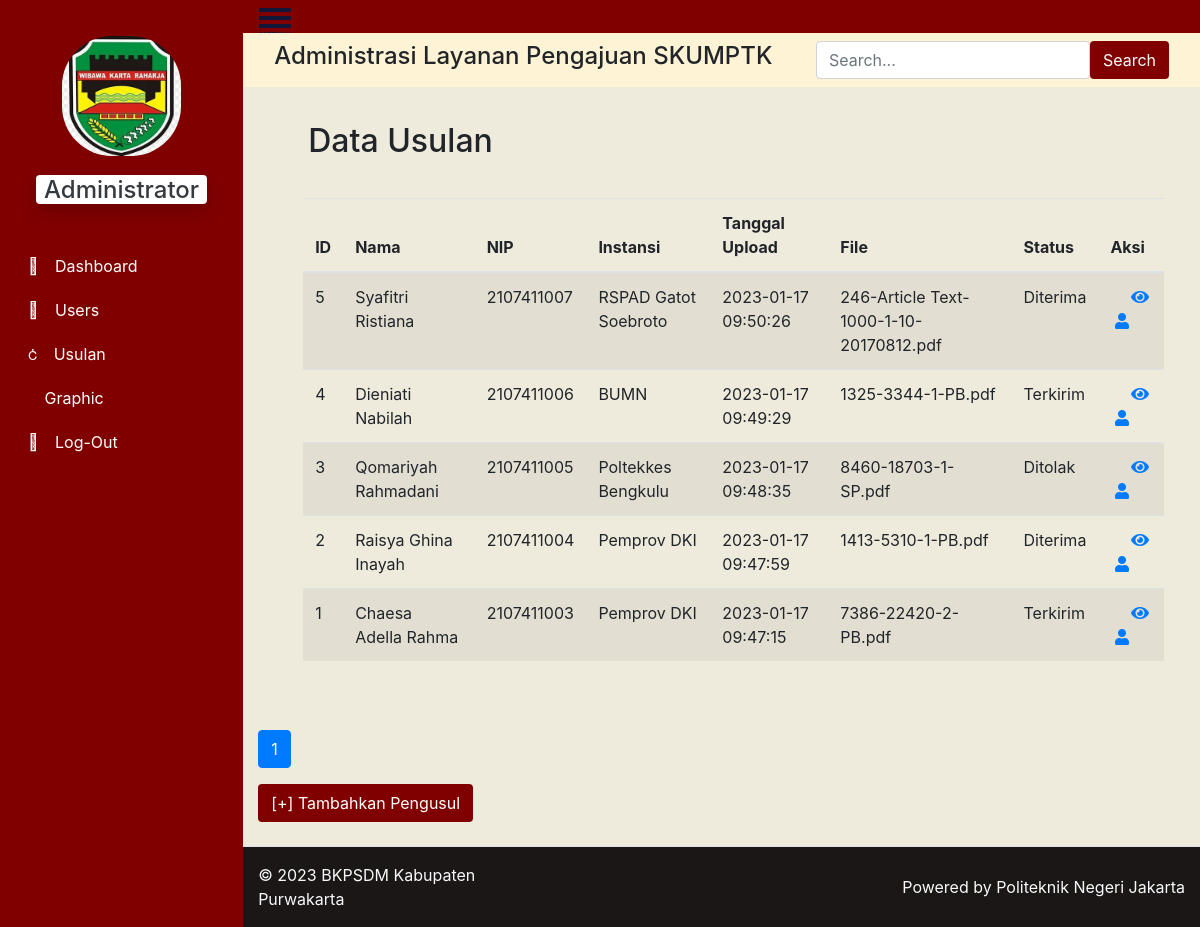
The app's page /listusulanadmin.php (signed in) with its own data.
### tables this page shows
CREATE TABLE `pengusul` (
  `id` int(11) NOT NULL,
  `username` varchar(70) NOT NULL,
  `password` varchar(255) NOT NULL,
  `nama` varchar(100) NOT NULL,
  `nip` int(20) NOT NULL,
  `tempat_lahir` varchar(50) NOT NULL,
  `tanggal_lahir` date NOT NULL,
  `jenis_kelamin` varchar(25) NOT NULL,
  `agama` varchar(25) NOT NULL,
  `jabatan` varchar(100) NOT NULL,
  `pangkat` varchar(100) NOT NULL,
  `instansi` varchar(100) NOT NULL,
  `address` varchar(255) NOT NULL,
  `submit_status` varchar(35) NOT NULL,
  `hard_copy` text NOT NULL,
  `tgl_upload` datetime NOT NULL
);

### listusulanadmin.php (the view, shortened to what this page needs)
<?php
require_once "koneksi.php";
?>
<!DOCTYPE html>
<html lang="en">
<head>
    <link rel="stylesheet" href="https://stackpath.bootstrapcdn.com/bootstrap/4.1.3/css/bootstrap.min.css"
>
    <link rel="stylesheet" href="https://pro.fontawesome.com/releases/v5.10.0/css/all.css"/>
    <link rel="stylesheet" href="./assets/dist/css/styledashboard.css">
</head>
<body style="background-color: #EEEBDD;">
    <div class="main-container d-flex">
        <div class="sidebar" id="side_nav">
            <div class="header-box px-3 pt-3 pb-4">
                <img src="img/logo.jpg" alt="" style="width:70%;height:70%; border-radius:50px; " class="img"  >
                <h4 class="fs-4"><span class="bg-white text-dark rounded shadow px-2 me-2">Administrator</span></h4>
            </div>
            <ul class="list-unstyled px-2">
                <li class="list-item" >
                    <a href="dashboardadmin2.php">
                        <i class="fal fa-home"></i>
                        <span class="description-header">Dashboard </span>
                    </a>
                </li>
                <li class="list-item" >
                    <a href="listuseradmin.php">
                        <i class="fal fa-user"></i>
                        <span class="description-header">Users </span>
                    </a>
                </li>
                <li class="list-item" >
                    <a href="listusulanadmin.php">
                        <i class="fal fa-mail-bulk"></i>
                        <span class="description-header">Usulan </span>
                    </a>
                </li>
                <li class="list-item" >
                    <a href="graphic.php">
                        <span class="description-header">Graphic </span>
                    </a>
                </li>
                <li class="list-item" >
                    <a href="logoutUser.php">
                        <i class="fal fa-sign-out-alt"></i>
                        <span class="description-header">Log-Out </span>
                    </a>
                </li>
            </ul>
        </div>
        <div class="content">
            <nav class="navbar navbar-inverse" style="height:33px;">
                <div class="list-item">
                    <div id="menu-button" class="button">
                        <label for="menu-checkbox" id="menu-label">
                            <div id="hamburger"></div>
                        </label>
                    </div>
                </div>
            </nav>
            <nav class="navbar navbar-inverse2">
                <div class="container-fluid">
                    <h4>Administrasi Layanan Pengajuan SKUMPTK</h4>
                    <form action="listusulanadmin.php" method="get" class="d-flex">
                        <input class="form-control me-2" type="search" name="search" placeholder="Search...">
                        <button class="btn btn-inverse" type="submit" value="search">Search</button>
                    </form>
                </div>
            </nav>
            <main>
            <div class="wrapper">
                <div class="container-fluid">
                    <div class="row">
                        <div class="data-usulan" style="width:90%; margin:15px 30px;">
                            <div class="container-fluid d-flex">
                                <h2 class="pull-left d-block text-center">Data Usulan</h2>
                            </div>
                            <?php
                            $batas = 5;
                            $halaman = @$_GET['halaman'];
                            if(empty($halaman)){
                                $posisi = 0;
                                $halaman = 1;
                            }
                            else{
                                $posisi = ($halaman-1) * $batas;
                            }
                            if(isset($_GET['search'])){
                                $search = $_GET['search'];
                                $sql="select * from pengusul WHERE nama LIKE '%$search%' order by id Desc limit $posisi,$batas";
                            }else{
                                $sql="select * from pengusul WHERE nama != '' order by id  Desc limit $posisi,$batas";
                            }
                            if($result = mysqli_query($conn, $sql)){
                                if(mysqli_num_rows($result) > 0){
                                    echo "<table class='table table-hover table-striped' >";
                                        echo "<thead>";
                                            echo "<tr>";
                                                echo "<th>ID</th>";
                                                echo "<th>Nama</th>";
                                                echo "<th>NIP</th>";
                                                echo "<th>Instansi</th>";
                                                echo "<th>Tanggal Upload</th>";
                                                echo "<th>File</th>";
                                                echo "<th>Status</th>";
                                                echo "<th>Aksi</th>";
                                            echo "</tr>";
                                        echo "</thead>";
                                        echo "<tbody>";
                                        while($row = mysqli_fetch_array($result)){
                                            $id = $row['id'];
                                            echo "<tr>";
                                                echo "<td>" . $row['id'] . "</td>";
                                                echo "<td>" . $row['nama'] . "</td>";
                                                echo "<td>" . $row['nip'] . "</td>";
                                                echo "<td>" . $row['instansi'] . "</td>";
                                                echo "<td>" . $row['tgl_upload'] . "</td>";
                                                echo "<td>" . $row['hard_copy'] . "</td>";
                                                echo "<td>" . $row['submit_status'] . "</td>";
                                                echo "<td>";
                                                    echo "<a href='unduh.php?file=$row[hard_copy] ' class=''>";
                                                    echo "<i class='far fa-file-download'></i>";
                                                    echo "</a>";
                                                    echo "
                                                        <a href='detailuseradmin.php?id=" . $row['id'] ."' title='View Record' data-toggle='tooltip'>
                                                            <i class='fa fa-eye'></i>
                                                        </a>
                                                    ";
                                                    ?>
                                                        <a href="#" class="" title="Update Status" data-toggle="modal" data-target="#modaleditstatus<?php echo $id; ?>" >
                                                        </a>
                                                    <?php
                                                    echo "
                                                        <a href='createaccountuseradmin.php?id=" . $row['id'] ."' title='Create Account' data-toggle='tooltip'>
                                                            <i class='fa fa-user'></i>
                                                        </a>
                                                    ";
                                                echo "</td>";
                                            echo "</tr>";
                                            ?>
                                          <?php
                                        }
                                        echo "</tbody>";
                                    echo "</table>";
                                } else {
                                    echo "<p class='lead'><em>No records were found.</em></p>";
                                }
                            } else {
                                echo "ERROR: Could not able to execute $sql. " . mysqli_error($conn);
                            }
                            ?>
                    </div>
                </div>
                <?php
                    if(isset($_GET['search'])){
                        $search= $_GET['search'];
                        $query2="select * from pengusul WHERE nama LIKE '%$search%' order by id Desc";
                    }else{
                        $query2="select * from pengusul WHERE nama != '' order by id Desc";
                    }
                    $result2 = mysqli_query($conn,$query2);
                    $jmldata = mysqli_num_rows($result2);
                    $jmlhalaman = ceil($jmldata/$batas)
                ?>
                <br>
                <ul class="pagination">
                    <?php
                    for($i=1;$i<=$jmlhalaman;$i++){
                        if ($i != $halaman){
                            if(isset($_GET['search'])){
                                $search = $_GET['search'];
                                echo "<li class='page-item'><a class='page-link' href='listusulanadmin.php?halaman=$i&search=$search'>$i</a></li>";
                            } else{
                                echo "<li class='page-item'><a class='page-link' href='listusulanadmin.php?halaman=$i'>$i</a></li>";
                            }
                        }else {
                            echo "<li class='page-item active'><a class='page-link' href='#'>$i</a></li>";
                        }
                    }
                    ?>
                </ul>
                <a href="createpengusul.php"><button href="createpengusul.php" type="submit" class="btn btn-inverse "  >[+] Tambahkan Pengusul</button></a>
                </div>
            </div></main>
            <br>
            <footer class="d-flex flex-wrap justify-content-between align-items-center py-3 border-top" style="background-color: #1B1717">
            <div class="col-md-4 d-flex align-items-center">
            <span class="mb-3 mb-md-0 text-light">&copy; 2023 BKPSDM Kabupaten Purwakarta</span>
            </div>
            <ul class="nav col-md-4 justify-content-end list-unstyled d-flex">
            <li class="ms-3 text-light">Powered by Politeknik Negeri Jakarta</li>
            </ul>
        </footer>
        </div>
</body>
</html>

### records on screen
pengusul: id "5", nama "Syafitri Ristiana", nip "2107411007", instansi "RSPAD Gatot Soebroto", tgl_upload "2023-01-17 09:50:26", hard_copy "246-Article Text-1000-1-10-20170812.pdf", submit_status "Diterima"
pengusul: id "4", nama "Dieniati Nabilah", nip "2107411006", instansi "BUMN", tgl_upload "2023-01-17 09:49:29", hard_copy "1325-3344-1-PB.pdf", submit_status "Terkirim"
pengusul: id "3", nama "Qomariyah Rahmadani", nip "2107411005", instansi "Poltekkes Bengkulu", tgl_upload "2023-01-17 09:48:35", hard_copy "8460-18703-1-SP.pdf", submit_status "Ditolak"
pengusul: id "2", nama "Raisya Ghina Inayah", nip "2107411004", instansi "Pemprov DKI", tgl_upload "2023-01-17 09:47:59", hard_copy "1413-5310-1-PB.pdf", submit_status "Diterima"
pengusul: id "1", nama "Chaesa Adella Rahma", nip "2107411003", instansi "Pemprov DKI", tgl_upload "2023-01-17 09:47:15", hard_copy "7386-22420-2-PB.pdf", submit_status "Terkirim"
